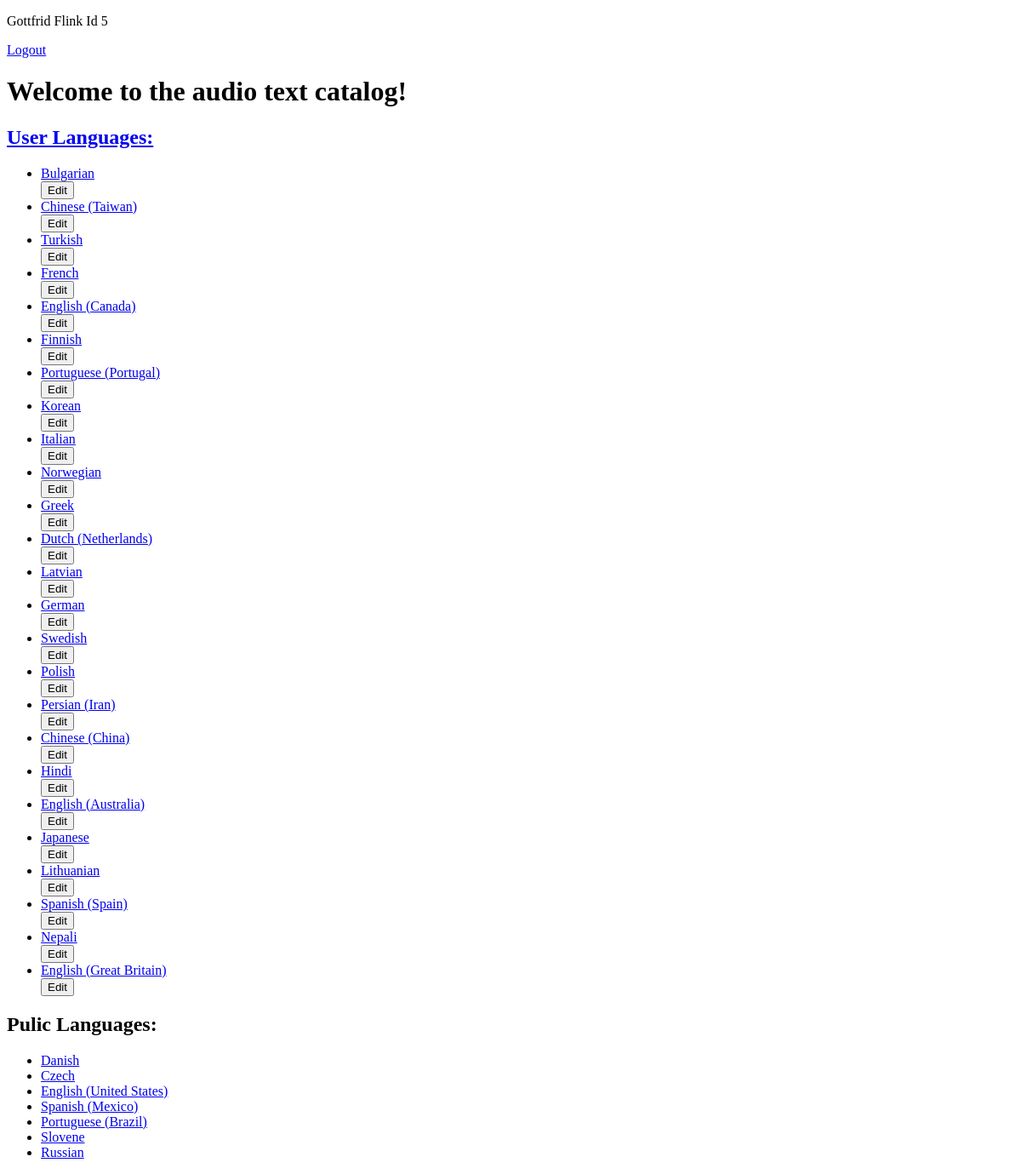
The page / (signed in) on the database as committed earlier.
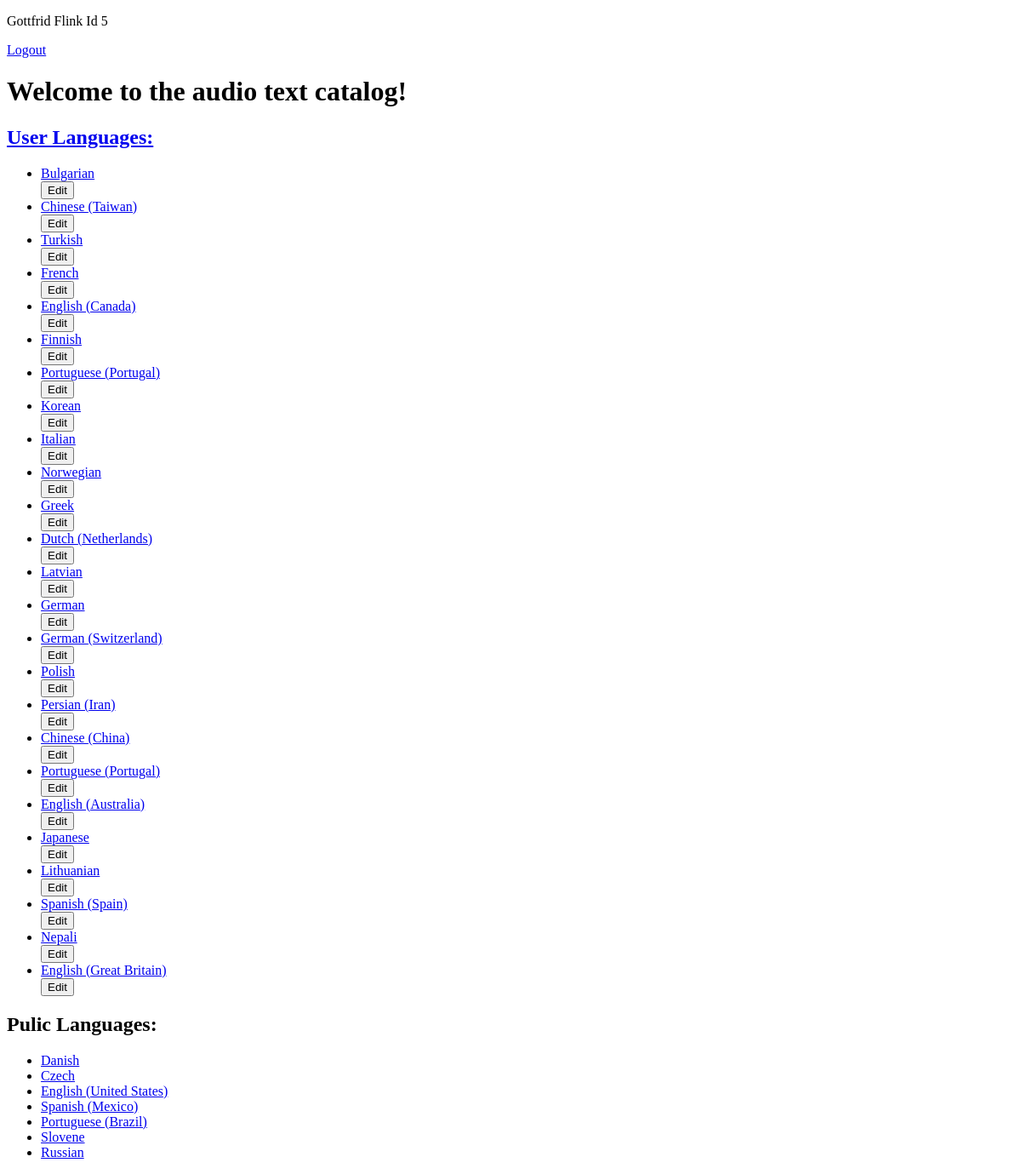
The same page on the database as committed later.
### atcatalog/model/atcmodel.py (models this page shows, shortened)
class Language(UniqueMixin, db.Model):
    id = db.Column(db.Integer, primary_key=True)
    code = db.Column(db.String(5), db.ForeignKey('language_details.code'))
    details = db.relationship('LanguageDetails', uselist=False)
    name = association_proxy('details', 'name')
    sentences = db.relationship('Sentence', backref='language')

class LanguageDetails(db.Model):
    code = db.Column(db.String(5), primary_key=True)
    name = db.Column(db.String, nullable=False)

### atcatalog/views/home.py (the view)
@app.route('/')
@register_breadcrumb(app, '.', 'Home')
def home():
    languages = Language.query.all()
    if current_user.is_authenticated:
        user_languages = Language.query.filter(Language.code.in_(current_user.codes)).all()
    else:
        user_languages = None
    return render_template('home.html',
                            languages=languages,
                            user_languages=user_languages)

### atcatalog/model/atcmodel.py (called while the page is built)
@event.listens_for(Engine, "connect")
def set_sqlite_pragma(dbapi_connection, connection_record):
    cursor = dbapi_connection.cursor()
    cursor.execute("PRAGMA foreign_keys=ON")
    cursor.close()

### atcatalog/views/users.py (called while the page is built)
@login_manager.user_loader
def load_user(uid):
    return User.query.get(int(uid))

### atcatalog/templates/home.html (shortened to what this page needs)
{% extends "base.html" %}
{% block head %}
  {{ super() }}
  <link rel="stylesheet" href="{{ url_for('static', filename='home.css') }}" type="text/css" />
{% endblock %}
{% block header %}
    {{ super() }}
{% endblock %}
{% block headline %}
    <h1>Welcome to the audio text catalog!</h1>
{% endblock %}
{% block content %}
    {% if current_user.is_authenticated %}
    <a href="{{ url_for('user_languages', uid=current_user.id,) }}">
        <h2>User Languages:</h2>
    </a>
    <ul>
        {% for language in user_languages %}
            <li>
                <a href="{{ url_for('user_language', uid=current_user.id, lid=language.id) }}">
                    {{ language.name }}
                </a>
                <form action="{{ url_for('edit_language', uid=current_user.id, lid=language.id) }}">
                        <input type="submit" value="Edit" />
                </form>
            </li>
        {% endfor %}
    </ul>
    {% endif %}
    <h2>Pulic Languages:</h2>
    <ul>
    {% for language in languages %}
    {% if language not in user_languages %}
     <li>
        <a href="{{ url_for('language', lid=language.id) }}">
            {{ language.name }}
        </a>
    </li>
    {% endif %}
    {% endfor %}
    </ul>
{% endblock %}

Rows that differ between the two databases and show on the page:
changed through a linked row, Language: name "Swedish" → "German (Switzerland)"
changed through a linked row, Language (number 19 of 32 on the later page): name "Hindi" → "Portuguese (Portugal)"
